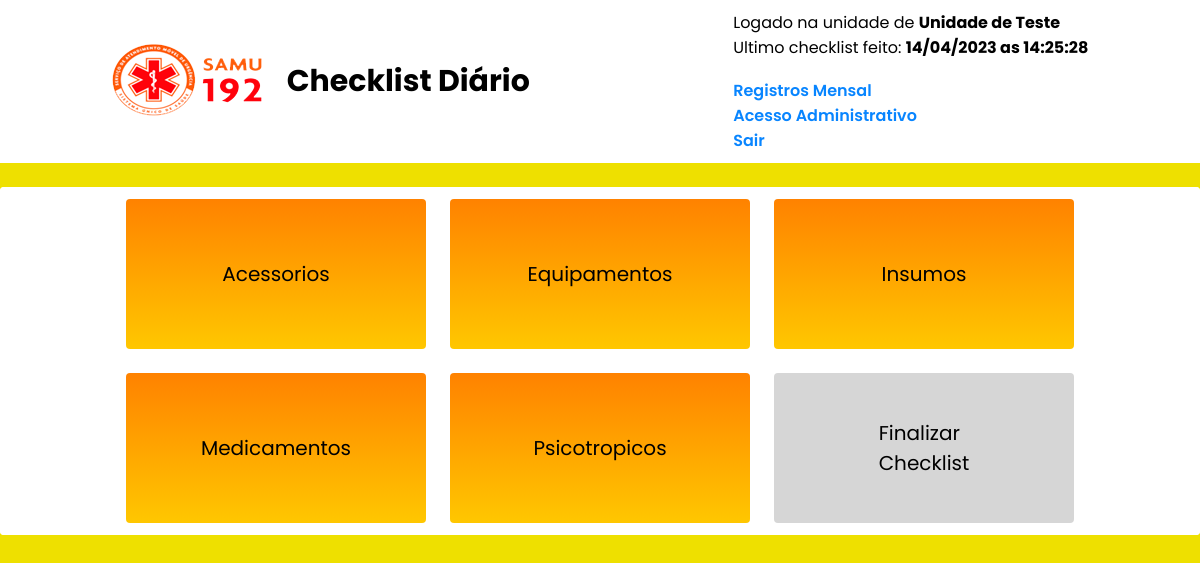
The app's page / (signed in) with its own data.
### unity/models.py (models this page shows, shortened)
class User(AbstractUser):
    username = models.CharField(max_length=45, unique=True)
    unity = models.ForeignKey(Unidade, null=True, on_delete=models.SET_NULL)
    usa = models.BooleanField(default=True, verbose_name='USA')
    usb = models.BooleanField(default=True, verbose_name='USB')
    objects = CustomUserManager()
    USERNAME_FIELD = "username"

### categorias/models.py (models this page shows, shortened)
class Unidade(models.Model):
    name = models.CharField(max_length=200, verbose_name='Nome')
    def __str__(self):
        return self.name

class Categoria(models.Model):
    name = models.CharField(max_length=200, verbose_name='Nome')
    usa = models.BooleanField(default=True, verbose_name='USA')
    usb = models.BooleanField(default=True, verbose_name='USB')

### categorias/views.py (the view)
# urls.py: path('', views.index, name='index'),
def index(request):
    if request.user.is_authenticated:
        user = request.user
        if user.usa and user.usb:
            categorias = Categoria.objects.filter().order_by('name')
            last = RegistrosDiario.objects.filter(unity=user.unity).last()
        elif user.usa:
            categorias = Categoria.objects.filter(usa=True).order_by('name')
            last = RegistrosDiario.objects.filter(unity=user.unity, acesso='usa').last()
        elif user.usb:
            categorias = Categoria.objects.filter(usb=True).order_by('name')
            last = RegistrosDiario.objects.filter(unity=user.unity, acesso='usb').last()
        items = Carga.objects.filter(unity=user.unity).order_by('item__name')
        viaturas = Viatura.objects.filter(unidade=user.unity, ativo=True)
        if last:
            last_check = last.pub_date.strftime('%d/%m/%Y as '  "%H:%M:%S")
        else:
            last_check = 'Nenhum'
        context = {
            'categorias': categorias,
            'items': items,
            'user': user,
            'last': last_check,
            'viaturas': viaturas
            }
        return render(request, 'index.html', context)
    else:
        return redirect('user/login/')

### categorias/templates/index.html (shortened to what this page needs)
{% extends 'base.html' %}
{% load static %}
{% block unidade %}
    <div class="headerleft">
        <a href="{% url 'index' %}">
        <img src="{% static 'img/samulogo.png' %}">
        </a>
        <a href="{% url 'index' %}">
        <h2> Checklist Diário </h2>
        </a>
    </div>
    <div class="headeright">
        {% if user.usa and not user.is_staff%}
        <label>Logado na unidade de <b>{{user.unity}} (USA)</b></label>
        {% elif user.usb and not user.is_staff%}
        <label>Logado na unidade de <b>{{user.unity}} (USB)</b></label>
        {% else %}
        <label>Logado na unidade de <b>{{user.unity}}</b></label>
        {% endif %}
        <label>Ultimo checklist feito: <b>{{last}}</b></label>
        <br>
        {% if user.is_staff %}
        <label><a href="/registros">Registros Mensal</a></label>
        <label><a href="/admin" target="_blank">Acesso Administrativo</a></label>
        {% endif %}
        <label><a href="{% url 'logout' %}">Sair</a></label>
    </div>
{%endblock%}
{% block conteudo%}
            <div class="container">
                <form id="form" action="{% url 'finalizar' %}" method="POST" class="container"> {% csrf_token %}
                {% for categoria in categorias %}
                <div id="pacote" class="pacote closed" onclick="main.clicked(this);">
                    <div class="top"> <p>{{ categoria.name }} </p></div>
                </div>
                {% endfor %}
                <div id="pacote" class="pacote closed" name="pacote_fim" onclick="main.clicked(this);" >
                    <div class="top"> <p>Finalizar<br>Checklist</p></div>
                </div>
            </form>
    </div>
{%endblock%}

### templates/static/css/style.css (style rules this page uses)
* { margin: 0; padding: 0; box-sizing: border-box; }
body { background-color:#eee000; width:100%; height:100%; display:inline-block; min-height:100vh }
a { text-decoration: none; }
.headerleft { width: auto; display: flex; align-items: center; gap: 20px; }
.headerleft h2 { font-family: 'Poppins'; font-size: 30px; color:black }
.headeright { width: auto; display: flex; align-items: flex-end; flex-direction: column; justify-content: center; height: 100%; }
.headeright label { width: 100%; font-family: 'Poppins'; }
.headeright a { color: #0885ff; font-family: 'Poppins'; font-weight: 600; font-style: normal; text-decoration: none; }
.container { background-color:white; display:flex; flex-wrap: wrap; justify-content:center; border-radius: 4px; }
.pacote { border-radius:4px; display:flex; flex-direction:column; margin: 1%; }
.closed { min-width: 300px; min-height: 150px; display:flex; align-items:center; justify-content:center; cursor: pointer; background: rgb(255,199,0); background: linear-gradient(0deg, rgba(255,199,0,1) 0%, rgba(255,130,0,1) 100%); font-family: 'Poppins'; font-size: 20px; }
div[name*="pacote_fim"] { background:rgb(214, 214, 214); }

### records on screen
User: unity "Unidade de Teste"
Categoria: name "Acessorios"
Categoria: name "Equipamentos"
Categoria: name "Insumos"
Categoria: name "Medicamentos"
Categoria: name "Psicotropicos"

### other values on screen
{{ last }} "14/04/2023 as 14:25:28"
